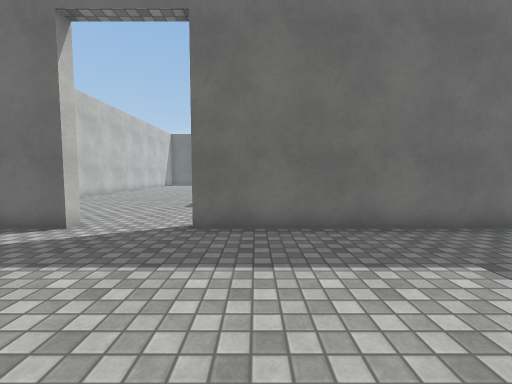
[1] (above)

20 first-person views from a walk through a Unity game level. The camera is 1.3 m above the floor, tilts 4° down and sees 90° across. The floor is counted in squares, 1 m on a side. Each view is taken from the middle of a square. On the plan, view 1 faces up. The plan holds only what a view shows up to about 13 squares ahead; the rest is blank. The place goes on beyond the plan. The player is left out. Surface patterns are stand-ins for the level's own textures.

[2]
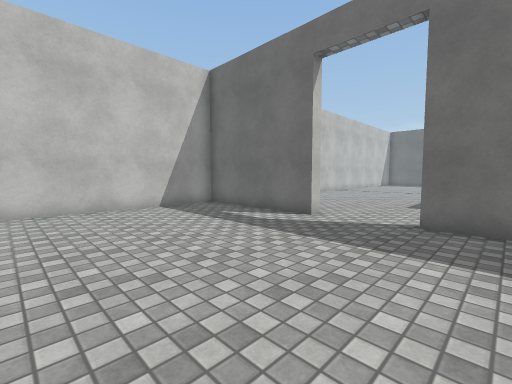

[3]
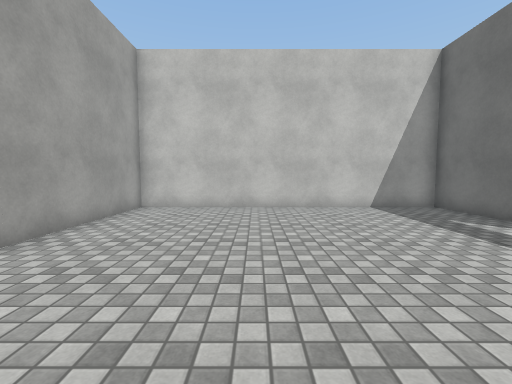

[4]
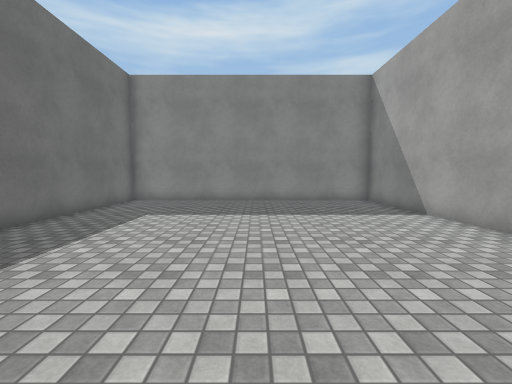

[5]
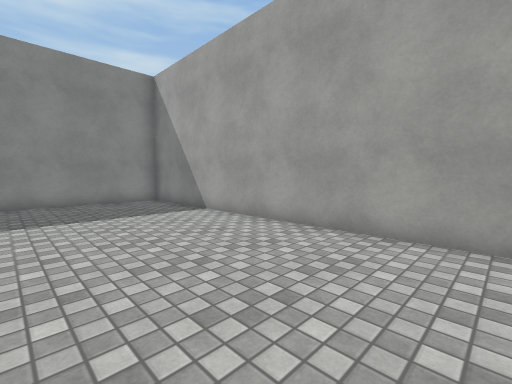

[6]
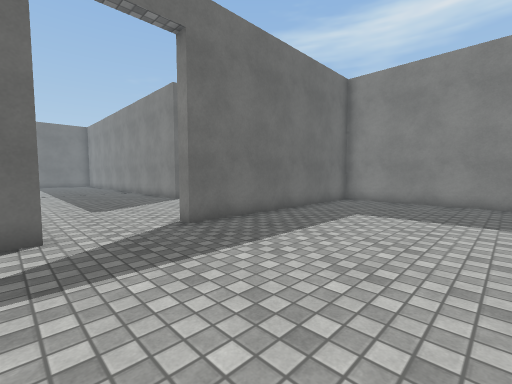

[7]
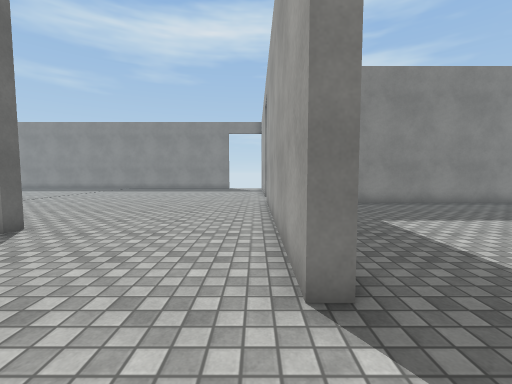

[8]
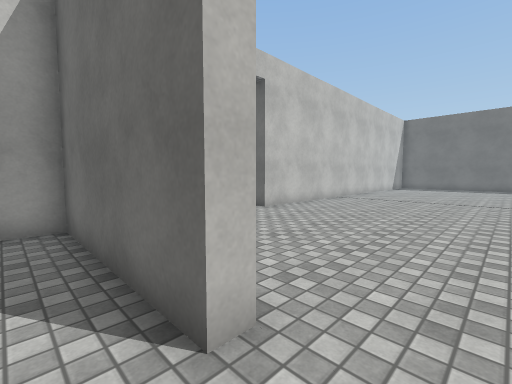

[9]
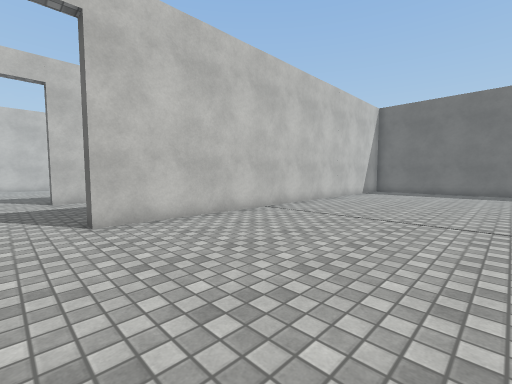

[10]
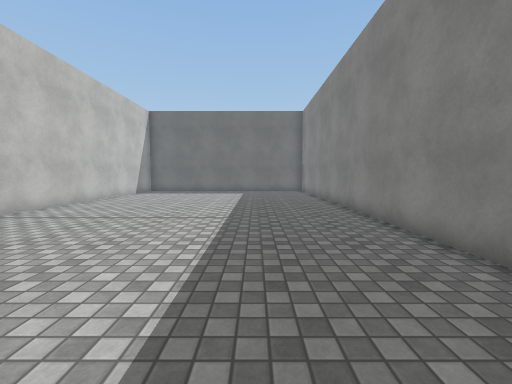

[11]
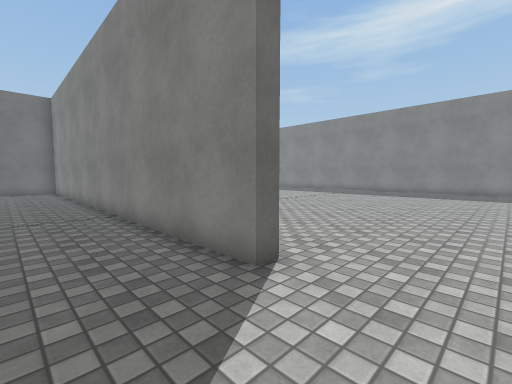

[12]
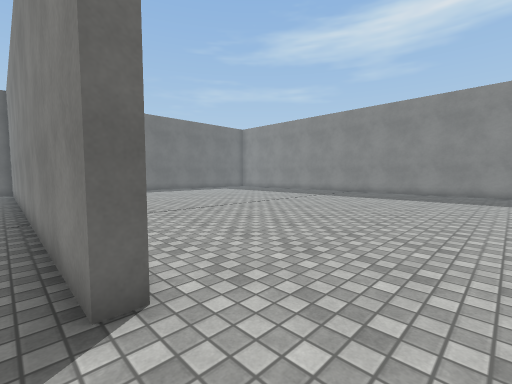

[13]
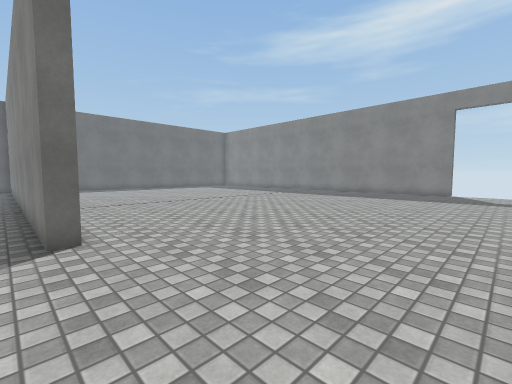

[14]
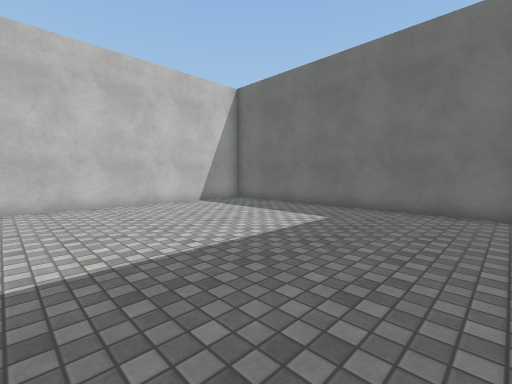

[15]
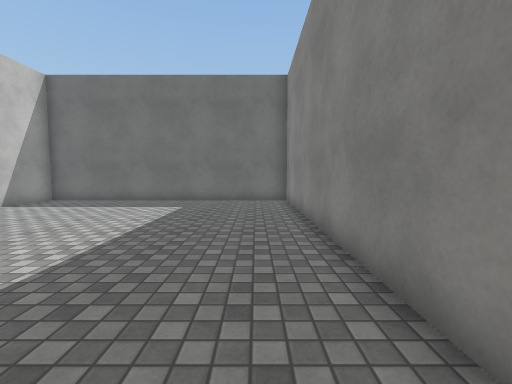

[16]
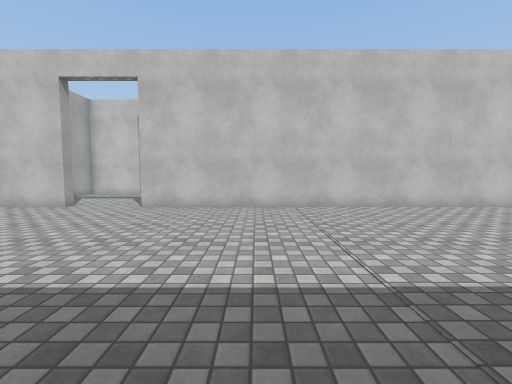

[17]
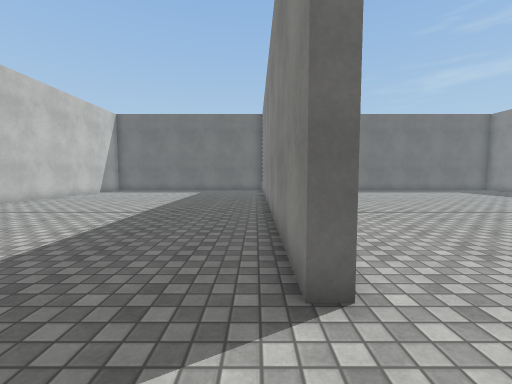

[18]
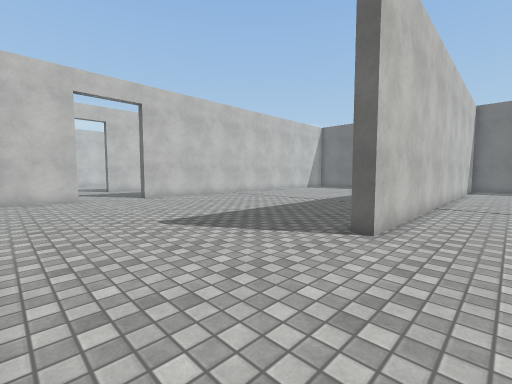

[19]
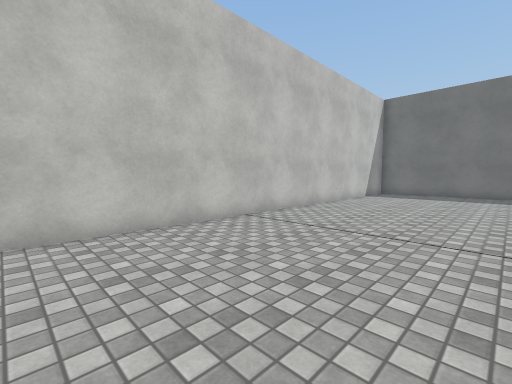

[20]
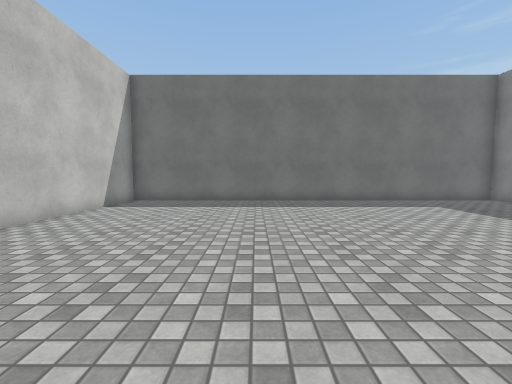

### Floor plan
Points are (right, up) in squares from view 1. A wall is a line through its corners. A room is listed if a view was taken in it or the views show most of it. See-through windows are left out.
Room 1 (views 1, 2, 3, 4, 5, 6, 8)
walls: (-4.5, 6.6) (-4.5, 6) (-10, 6) (-10, -5.5) (7.5, -5.5) (7.5, 6) (-1.5, 6) (-1.5, 6.5)
ways out: opening at (-3, 6) to room 2
Room 2 (views 7, 9, 10, 11, 12, 13, 14, 15, 16, 17, 18, 19, 20)
walls: (-1.5, 6.5) (7.6, 6.5); (-10.5, 9.5) (-10, 9.5) (-10, 6.9); (16.5, 30.5) (2, 30.5) (2, 12.5) (1.5, 12.5) (1.5, 30.5) (-10, 30.5) (-10, 12.5) (-10.5, 12.5)
ways out: opening at (-3, 6) to room 1

Positions as (right, up) in squares from view 1, and headings:
1: (0, 0), facing up
2: (0, -1), facing up-left
3: (0, -1), facing left
4: (-5, 0), facing right
5: (-5, 0), facing down-right
6: (-5, 0), facing up-right
7: (-4, 7), facing right
8: (-3, 5), facing up-left
9: (-3, 11), facing up-left
10: (-2, 11), facing up
11: (-1, 10), facing up-right
12: (1, 10), facing up-right
13: (1, 7), facing up-right
14: (1, 21), facing up-left
15: (0, 18), facing up
16: (0, 17), facing left
17: (1, 10), facing up
18: (4, 7), facing up-left
19: (8, 13), facing up-left
20: (8, 18), facing up
